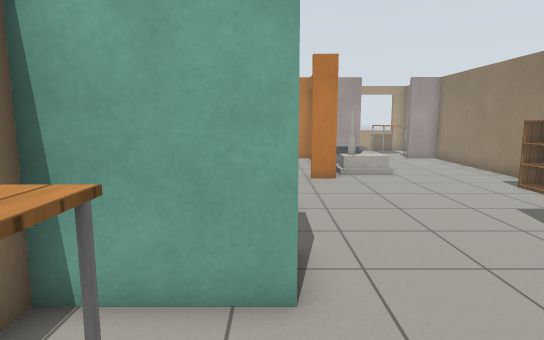
View 1 (above)

20 first-person views from a walk through a robot-simulator world made for Gazebo. The camera is 1.2 m above the floor, tilts 8° down and sees 75° across. The lines on the ground mark 1 m squares. The floor is counted in squares, 0.5 m on a side. Each view is taken from the middle of a square. On the plan, view 1 faces up. The plan holds only what a view shows up to about 20 squares ahead; the rest is blank. Robots are left out. Gazebo's built-in surfaces are drawn with simple patterns. Simple shapes stand in for some stock models. Some surface patterns are stand-ins.

View 2
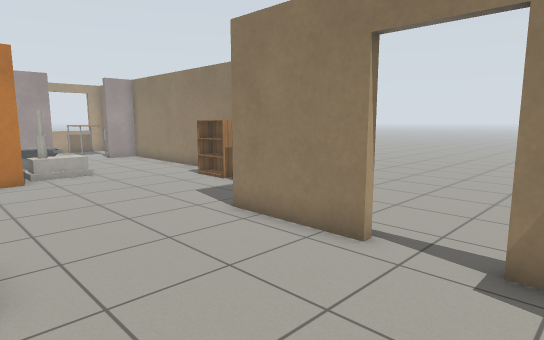

View 3
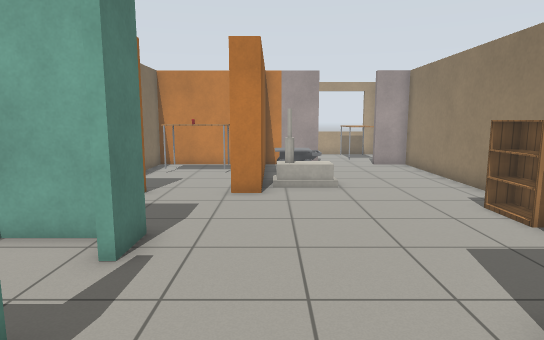

View 4
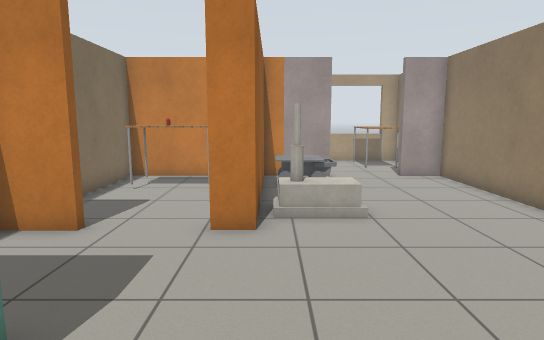

View 5
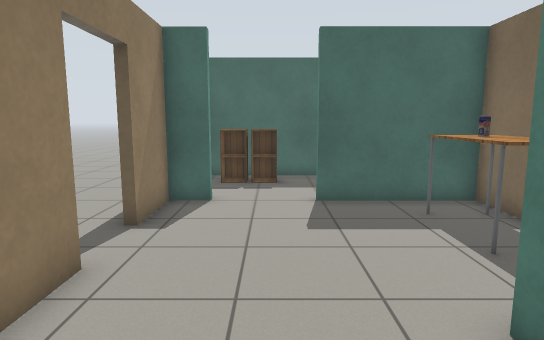

View 6
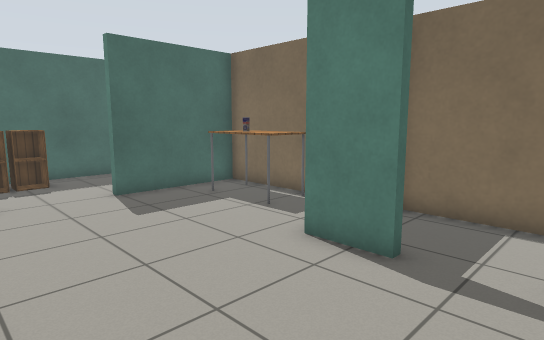

View 7
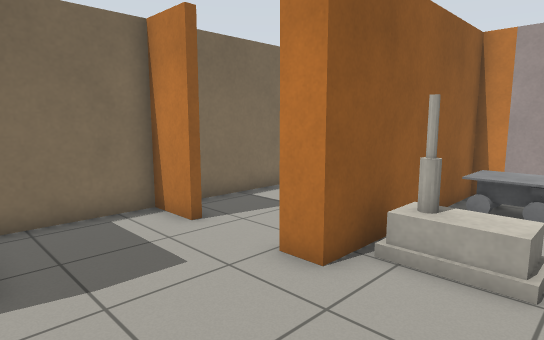

View 8
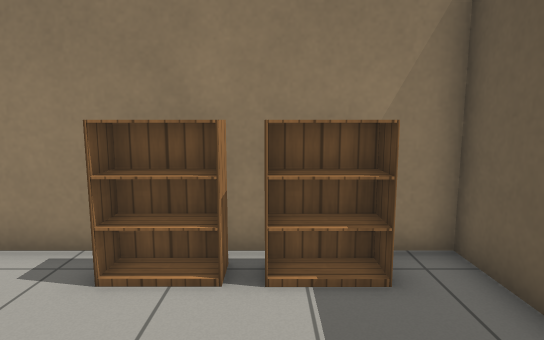

View 9
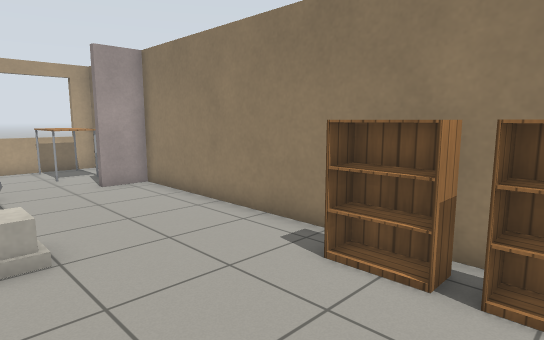

View 10
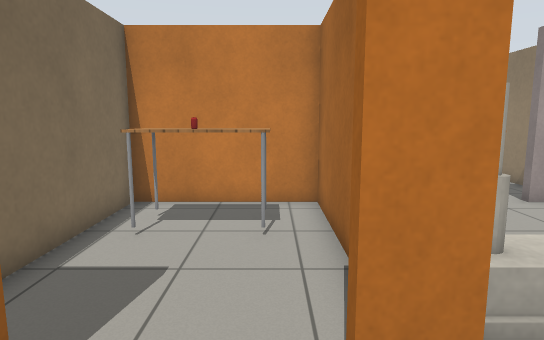

View 11
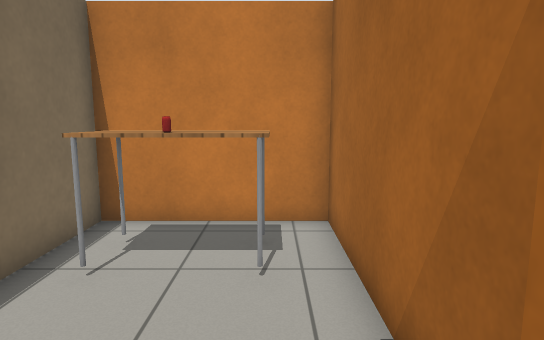

View 12
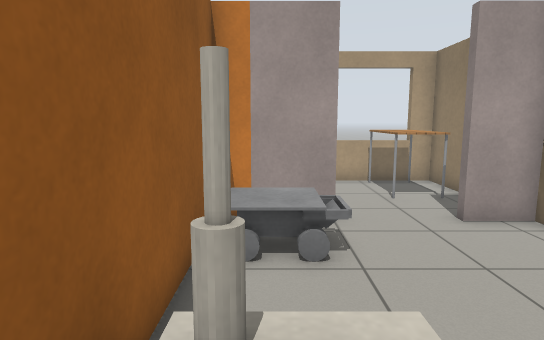

View 13
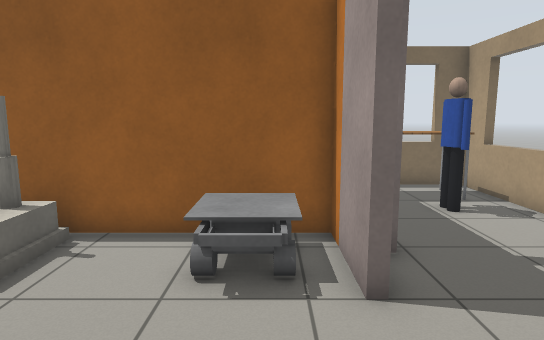

View 14
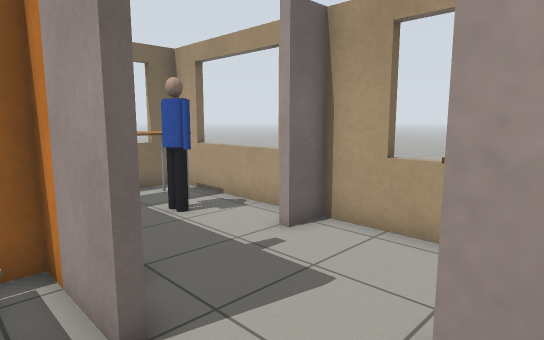

View 15
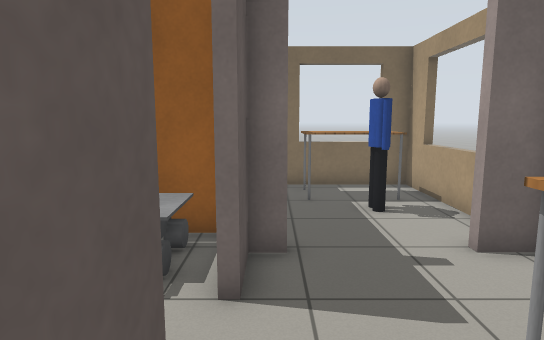

View 16
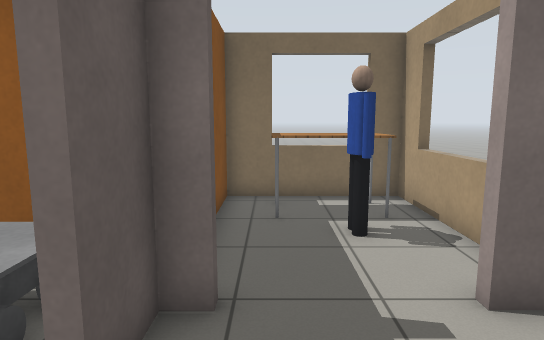

View 17
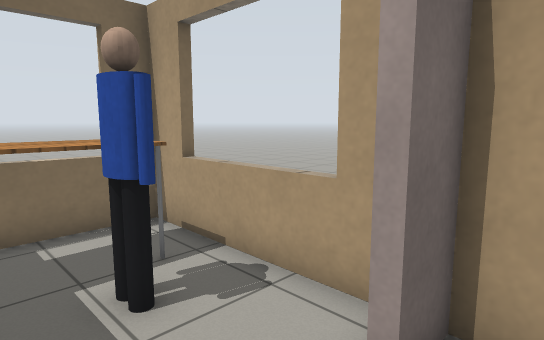

View 18
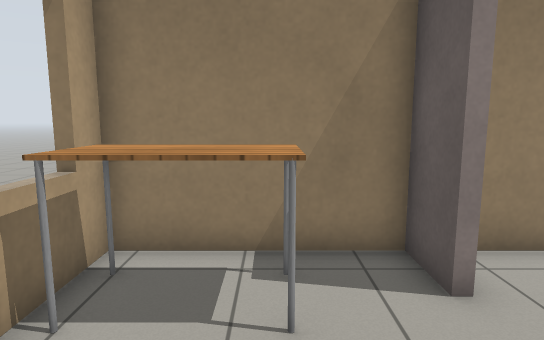

View 19
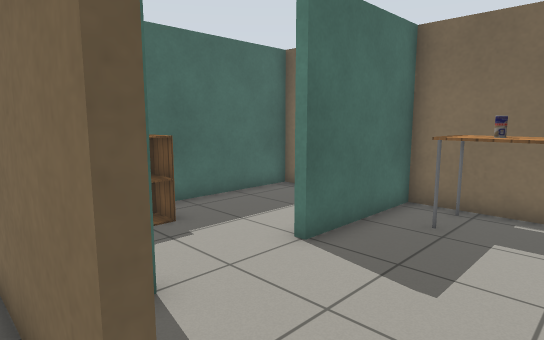

View 20
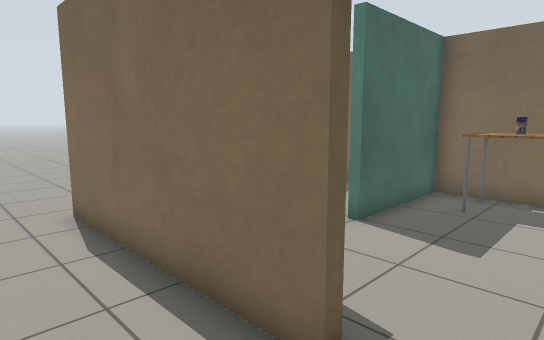

### Floor plan
Ten units are one square. View 1 is at (0, 0); x grows to the right and y downward. Boxes are objects, and circles mark ways between rooms. Rooms are numbered by the first view taken in them; rooms with no view inside come last. Other rooms are left out.
<svg viewBox="-36 -285 144 368">
<path fill="none" stroke="#000" d="M3 -43 -31 -43 -31 -38M-31 -15 -31 24 18 24M61 -25 61 -44M48 24 61 24 61 -1M23 -164 23 -195M3 -104 3 -88M-13 -145 -31 -145 -31 -110M26 -196 26 -145 16 -145M23 -214 23 -223 -31 -223 -31 -160M3 -64 3 -43M56 -223 26 -223 26 -214M81 -66 103 -66 103 -223 86 -223M61 -44 61 -66M38 -225 56 -225M29 -280 -31 -280 -31 -225 -8 -225M86 -223 86 -225 103 -225 103 -280 38 -280 38 -268 34 -268M64 -1 64 78M-31 56 -31 74 57 74M-31 -80 -31 -49M-5 -100 -26 -100"/>
<rect x="-25" y="-25" width="20" height="40" fill="#bbb"><title>table</title></rect>
<rect x="-25" y="-5" width="10" height="10" fill="#bbb"><title>drink can</title></rect>
<rect x="-25" y="-215" width="40" height="30" fill="#bbb"><title>table</title></rect>
<rect x="-15" y="-205" width="10" height="10" fill="#bbb"><title>other object</title></rect>
<rect x="25" y="-175" width="30" height="20" fill="#bbb"><title>house</title></rect>
<rect x="25" y="-215" width="30" height="20" fill="#bbb"><title>other object</title></rect>
<rect x="85" y="-105" width="10" height="20" fill="#bbb"><title>bookshelf</title></rect>
<rect x="85" y="-125" width="10" height="20" fill="#bbb"><title>bookshelf</title></rect>
<rect x="-25" y="-275" width="20" height="40" fill="#bbb"><title>table</title></rect>
<rect x="-5" y="-265" width="20" height="10" fill="#bbb"><title>person</title></rect>
<rect x="75" y="-275" width="20" height="30" fill="#bbb"><title>table</title></rect>
<rect x="25" y="55" width="20" height="10" fill="#bbb"><title>cabinet</title></rect>
<rect x="45" y="55" width="10" height="10" fill="#bbb"><title>cabinet</title></rect>
<circle cx="30" cy="-55" r="3" fill="#2a7"/>
<circle cx="60" cy="-10" r="3" fill="#2a7"/>
<circle cx="30" cy="20" r="3" fill="#2a7"/>
<circle cx="70" cy="-225" r="3" fill="#2a7"/>
<circle cx="0" cy="-75" r="3" fill="#2a7"/>
<text x="10" y="-20">1</text>
<text x="40" y="-140">2</text>
<text x="40" y="-250">3</text>
<text x="70" y="-50">4</text>
<text x="20" y="40">5</text>
<text x="-20" y="-80">6</text>
</svg>
Room 1 opens to room 2. Room 1 opens to room 4. Room 1 opens to room 5. Room 2 opens to room 3. Room 2 opens to room 6.

Where each view was taken, in squares from view 1:
view 1: 0 up, 0 right, facing up
view 2: 1 down, 0 right, facing up-right
view 3: 3 up, 3 right, facing up
view 4: 7 up, 3 right, facing up
view 5: 8 up, 3 right, facing down
view 6: 9 up, 6 right, facing down-left
view 7: 10 up, 6 right, facing up-left
view 8: 10 up, 4 right, facing right
view 9: 9 up, 4 right, facing up-right
view 10: 12 up, 1 right, facing up
view 11: 14 up, 1 right, facing up
view 12: 14 up, 4 right, facing up
view 13: 21 up, 10 right, facing left
view 14: 21 up, 9 right, facing up-left
view 15: 23 up, 10 right, facing left
view 16: 24 up, 8 right, facing left
view 17: 24 up, 5 right, facing up-left
view 18: 25 up, 4 right, facing right
view 19: 2 up, 7 right, facing down-left
view 20: 2 up, 9 right, facing down-left
